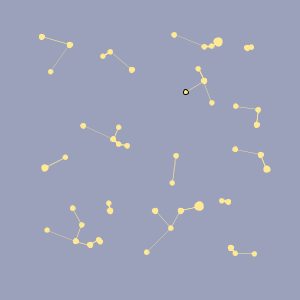
Frame 1 (no input)
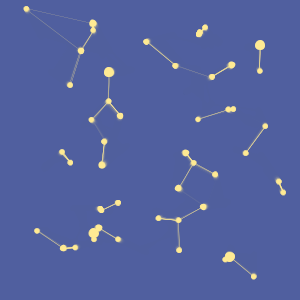
Frame 60 (the mouse pressed at the canvas centre just before this capture)
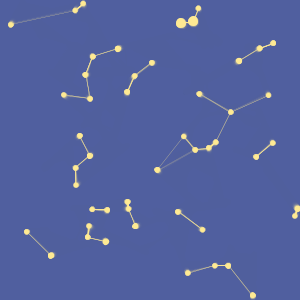
Frame 120 (the mouse held since frame 60 and released just before this capture)

The Processing sketch that drew these frames (run headless with seeded random() and noise(); from frame 60 on, the mouse is pressed at the canvas centre):

// Processing sketch: nearestNeighbour
// ── nearestNeighbour.pde
int numBalls = 50;
Ball[] balls = new Ball[numBalls];
float minDist;
int minIndex;
float minX, minY;

void setup() {
  size(300,300);
  for (int i = 0; i < numBalls; i++) {
    balls[i] = new Ball(color(255,234,147),5);
  }
}

void draw() {
  fill(78,95,157,100);
  rect(-20,-20,width+40,height+40);
  for (int i = 0; i < numBalls; i++) {
    balls[i].collide();
    balls[i].move();
    balls[i].display();
    minDist = 10000; // large number
    minIndex = 10000; // large number
    for (int j = 0; j < numBalls; j++) {
      if (i != j) {
        if (balls[i].ballLocation.dist(balls[j].ballLocation) < minDist) {
          minIndex = j;
          minDist = balls[i].ballLocation.dist(balls[j].ballLocation);
          minX = balls[j].ballLocation.x;
          minY = balls[j].ballLocation.y;
        }
      }
    }
    // draw line between each ball and its nearest neighbour
    stroke(255,234,147);
    strokeWeight(min(10/minDist,5));
    line(balls[i].ballLocation.x,balls[i].ballLocation.y,minX,minY);
  }
}


class Ball {
  // ball properties
  color ballColor;
  float ballDiameter;
  // vectors for ball
  PVector ballLocation;
  PVector ballVelocity;
  // ball constructor function
  Ball(color _ballColor, float _ballDiameter) {
    ballColor = _ballColor;
    ballDiameter = _ballDiameter;
    // vectors
    ballLocation = new PVector(random(width/10,9*width/10),random(height/10,9*height/10));
    ballVelocity = new PVector(random(-0.5,0.5),random(-0.5,0.5));
  }
  
  void collide() {
    if (ballLocation.x > width - ballDiameter/2 || ballLocation.x < ballDiameter/2) {
      ballVelocity.x *= -1;
    }
    if (ballLocation.y > height - ballDiameter/2 || ballLocation.y < ballDiameter/2) {
      ballVelocity.y *= -1;
    }
  }
  
  void move() {
    ballLocation.add(ballVelocity);
  }
  
  void display() {
    fill(ballColor);
    ellipse(ballLocation.x,ballLocation.y,ballDiameter,ballDiameter);
  }

}
